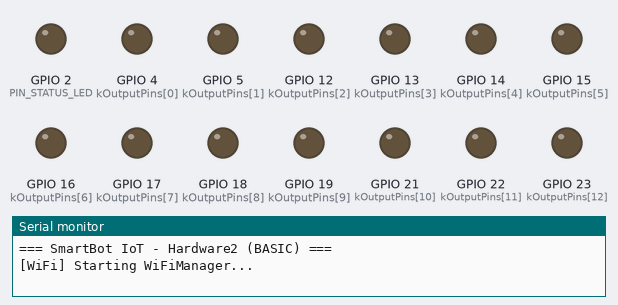
This program was run on a simulated ESP32. Parts: output pins drawn as LEDs (lit = HIGH), the last lines printed to the serial monitor. WiFi joins after 1.5 s; servers stay silent unless stated; uploads are accepted with an empty reply.

Above: at 0.4 s.
At 1.7 s:
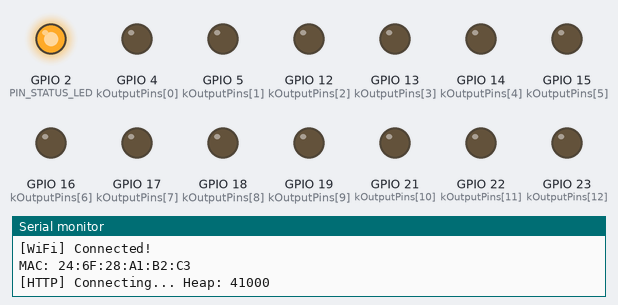
Timing chart, 0 to 3.2 s (numbered marks = the images above):
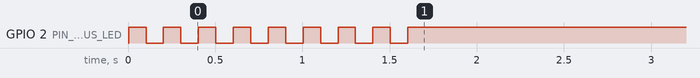

Measured:
- by itself, GPIO 2 (PIN_STATUS_LED): alternates HIGH for 0.10 s and LOW for 0.10 s, 16 changes in all, then stays HIGH

The program:

main.cpp
```cpp
#include <Arduino.h>
#include <ArduinoJson.h>
#include <HTTPClient.h>
#include <WiFi.h>
#include <WiFiManager.h>

// ==================== ตั้งค่าระบบ ====================
String serverUrl = "http://smartbot-ai.com/3R/Earth/api_device.php";
const String API_KEY = "smartbot-default-key-2026";
const String DEVICE_TYPE = "BASIC"; // บอร์ดนี้ไม่มีเซนเซอร์

// ==================== ขา GPIO ====================
// LED แสดงสถานะ
const int PIN_STATUS_LED = 2; // LED บนบอร์ด

// ขา GPIO แบบเอาต์พุต (รายการที่ใช้ได้อย่างปลอดภัย)
const int kOutputPins[] = {4,  5,  12, 13, 14, 15, 16, 17, 18,
                           19, 21, 22, 23, 25, 26, 27, 32, 33};
const int kPinCount = sizeof(kOutputPins) / sizeof(kOutputPins[0]);

// ==================== ตัวแปรสถานะ ====================
String macAddress;
volatile bool isOnline = false;

// แคช Timer/Duration สำหรับ Edge Computing
struct PinState {
  int pin;
  String mode;  // "MANUAL", "TIMER", "DURATION"
  String state; // "ON", "OFF"
  unsigned long durationEndMillis;
  bool hasDuration;
};
PinState cachedPins[20];
int cachedPinCount = 0;

// ==================== LED แสดงสถานะ ====================
volatile int ledMode = 0; // 0=กะพริบเร็ว, 1=ติดค้าง, 2=กะพริบช้า

void StatusLedTask(void *pvParameters) {
  pinMode(PIN_STATUS_LED, OUTPUT);
  while (1) {
    switch (ledMode) {
    case 0: // กะพริบเร็ว - กำลังเชื่อมต่อ WiFi
      digitalWrite(PIN_STATUS_LED, HIGH);
      vTaskDelay(100 / portTICK_PERIOD_MS);
      digitalWrite(PIN_STATUS_LED, LOW);
      vTaskDelay(100 / portTICK_PERIOD_MS);
      break;
    case 1: // ติดค้าง - เชื่อมต่อสำเร็จ
      digitalWrite(PIN_STATUS_LED, HIGH);
      vTaskDelay(500 / portTICK_PERIOD_MS);
      break;
    case 2: // กะพริบช้า - ออฟไลน์/โหมด Edge
      digitalWrite(PIN_STATUS_LED, HIGH);
      vTaskDelay(1000 / portTICK_PERIOD_MS);
      digitalWrite(PIN_STATUS_LED, LOW);
      vTaskDelay(1000 / portTICK_PERIOD_MS);
      break;
    }
  }
}

// ==================== Edge Computing ====================
void EdgeComputingTask(void *pvParameters) {
  while (1) {
    // ประมวลผล Timer/Duration ขณะออฟไลน์
    if (!isOnline) {
      unsigned long nowMillis = millis();

      for (int i = 0; i < cachedPinCount; i++) {
        PinState &ps = cachedPins[i];

        if (ps.mode == "DURATION" && ps.hasDuration) {
          if (nowMillis >= ps.durationEndMillis) {
            // หมดเวลา Duration
            digitalWrite(ps.pin, LOW);
            ps.state = "OFF";
            ps.mode = "MANUAL";
            ps.hasDuration = false;
            Serial.printf("[Edge] Duration ended for pin %d\n", ps.pin);
          } else {
            digitalWrite(ps.pin, HIGH);
          }
        }
      }
    }

    vTaskDelay(1000 / portTICK_PERIOD_MS);
  }
}

// ==================== เครือข่าย ====================
void NetworkTask(void *pvParameters) {
  int failCount = 0;

  while (1) {
    if (WiFi.status() == WL_CONNECTED) {
      HTTPClient http;

      Serial.print("[HTTP] Connecting... Heap: ");
      Serial.println(ESP.getFreeHeap());

      http.setReuse(false);
      http.begin(serverUrl);
      http.addHeader("Content-Type", "application/json");
      http.addHeader("X-API-Key", API_KEY);
      http.setUserAgent("ESP32-SmartBot/2.0");
      http.setConnectTimeout(10000);
      http.setTimeout(10000);

      // สร้าง JSON payload (ไม่มีข้อมูลเซนเซอร์สำหรับบอร์ด BASIC)
      StaticJsonDocument<256> doc;
      doc["mac"] = macAddress;
      doc["ip"] = WiFi.localIP().toString();
      doc["device_type"] = DEVICE_TYPE;

      String jsonPayload;
      serializeJson(doc, jsonPayload);

      int httpCode = http.POST(jsonPayload);

      if (httpCode > 0) {
        failCount = 0;
        isOnline = true;
        ledMode = 1; // LED ติดค้าง

        Serial.print("[HTTP] Code: ");
        Serial.println(httpCode);

        if (httpCode == HTTP_CODE_OK ||
            httpCode == HTTP_CODE_MOVED_PERMANENTLY) {
          String response = http.getString();
          Serial.println("[HTTP] Response: " + response);

          // แปลง JSON Response
          StaticJsonDocument<1024> resDoc;
          DeserializationError error = deserializeJson(resDoc, response);

          if (!error && resDoc.containsKey("commands")) {
            JsonObject commands = resDoc["commands"];
            cachedPinCount = 0;

            for (int i = 0; i < kPinCount; i++) {
              int pin = kOutputPins[i];
              String pinStr = String(pin);

              if (commands.containsKey(pinStr)) {
                String cmd = commands[pinStr].as<String>();

                if (cmd == "ON")
                  digitalWrite(pin, HIGH);
                if (cmd == "OFF")
                  digitalWrite(pin, LOW);

                // แคชไว้สำหรับ Edge Computing
                if (cachedPinCount < 20) {
                  cachedPins[cachedPinCount].pin = pin;
                  cachedPins[cachedPinCount].state = cmd;
                  cachedPinCount++;
                }
              }
            }
          }
        }
      } else {
        failCount++;
        Serial.print("[HTTP] Failed. Count: ");
        Serial.print(failCount);
        Serial.print(" Error: ");
        Serial.println(http.errorToString(httpCode));
      }
      http.end();
    } else {
      failCount = 10;
      isOnline = false;
      ledMode = 2;
    }

    // เชื่อมต่อ WiFi ใหม่ถ้าล้มเหลวหลายครั้ง
    if (failCount >= 3) {
      isOnline = false;
      ledMode = 2;
      Serial.println("[WiFi] Too many failures. Reconnecting WiFi...");
      WiFi.disconnect();
      WiFi.reconnect();
      failCount = 0;
      vTaskDelay(5000 / portTICK_PERIOD_MS);
    }

    vTaskDelay(15000 / portTICK_PERIOD_MS);
  }
}

// ==================== ตั้งค่าเริ่มต้น ====================
void setup() {
  Serial.begin(115200);
  Serial.println("\n=== SmartBot IoT - Hardware2 (BASIC) ===");

  // ตั้งค่าขาเอาต์พุตทั้งหมด
  for (int i = 0; i < kPinCount; i++) {
    pinMode(kOutputPins[i], OUTPUT);
    digitalWrite(kOutputPins[i], LOW);
  }

  // Task LED แสดงสถานะ
  ledMode = 0;
  xTaskCreate(StatusLedTask, "LedTask", 1024, NULL, 1, NULL);

  // WiFiManager - หน้าตั้งค่า WiFi
  WiFiManager wm;
  wm.setConfigPortalTimeout(180);
  wm.setAPStaticIPConfig(IPAddress(192, 168, 4, 1), IPAddress(192, 168, 4, 1),
                         IPAddress(255, 255, 255, 0));

  Serial.println("[WiFi] Starting WiFiManager...");
  if (!wm.autoConnect("SmartBot2-Setup")) {
    Serial.println("[WiFi] Failed to connect. Running in offline mode.");
    ledMode = 2;
  } else {
    Serial.println("[WiFi] Connected!");
    ledMode = 1;
  }

  macAddress = WiFi.macAddress();
  Serial.println("MAC: " + macAddress);

  // สร้าง FreeRTOS Tasks
  xTaskCreate(EdgeComputingTask, "EdgeTask", 4096, NULL, 1, NULL);
  xTaskCreate(NetworkTask, "NetTask", 8192, NULL, 1, NULL);
}

void loop() {
  // ว่าง - งานทั้งหมดทำใน FreeRTOS tasks
}
```
